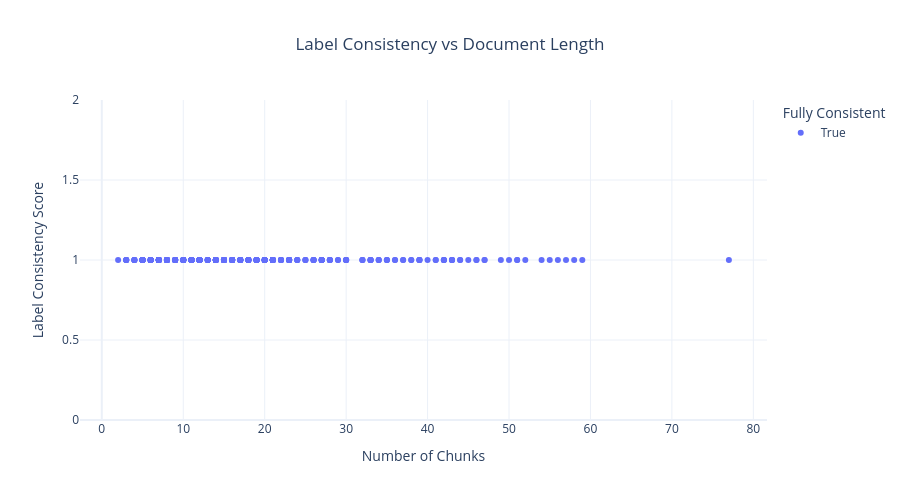

Notebook code cell kept with this figure:
### Code cell
# Visualize consistency vs document length
if len(consistency_df) > 0:
    fig_consistency = px.scatter(
        consistency_df,
        x='chunk_count',
        y='consistency_score',
        color='is_consistent',
        title='Label Consistency vs Document Length',
        labels={
            'chunk_count': 'Number of Chunks',
            'consistency_score': 'Label Consistency Score',
            'is_consistent': 'Fully Consistent'
        },
        hover_data=['doc_id']
    )
    
    fig_consistency.update_layout(height=500, title_x=0.5)
    fig_consistency.show()

### Figure 1 — Plotly figure (JSON) as saved in the notebook; plotly's stock layout.template omitted (floating-point values rounded to 4 significant figures; data arrays with more than 128 entries replaced by an {"elided": "..."} marker saying what was removed)
{"data": [{"customdata": {"elided": "392x1 int values"}, "hovertemplate": "Fully Consistent=True<br>Number of Chunks=%{x}<br>Label Consistency Score=%{y}<br>doc_id=%{customdata[0]}<extra></extra>", "legendgroup": "True", "marker": {"color": "#636efa", "symbol": "circle"}, "mode": "markers", "name": "True", "orientation": "v", "showlegend": true, "type": "scatter", "x": {"elided": "392 int values"}, "xaxis": "x", "y": {"elided": "392 float values"}, "yaxis": "y"}], "layout": {"height": 500, "legend": {"title": {"text": "Fully Consistent"}, "tracegroupgap": 0}, "title": {"text": "Label Consistency vs Document Length", "x": 0.5}, "xaxis": {"anchor": "y", "domain": [0, 1], "title": {"text": "Number of Chunks"}}, "yaxis": {"anchor": "x", "domain": [0, 1], "title": {"text": "Label Consistency Score"}}}}
